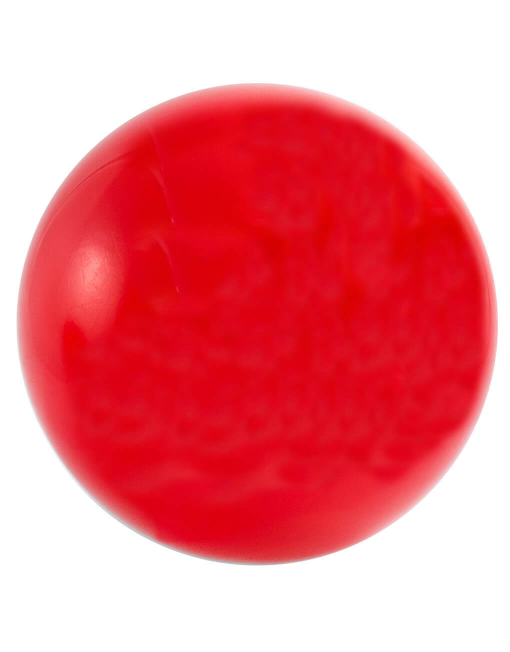
#> input picture source/red.jpg, 1020 x 1304 px, found by its file name (shown at 1/2 size)
$ python geometri.py
#> lines starting #> are read from the running program, lines starting #| are printed output that depends on the picture; after the words box and inside, x2 and y2 are one past the last pixel; in counts of white or black regions, pixels touching at a corner belong together
import cv2

img = cv2.imread("source/red.jpg")
#> img is the input picture: shape (1304, 1020, 3); mean B, G, R 138.1, 129.4, 238.6
original_height, original_width, channels = img.shape
#> original_height = 1304; original_width = 1020; channels = 3
scale = 0.5
new_height = int(original_height * scale)
#> new_height = 652
new_width = int(original_width * scale)
#> new_width = 510
img = cv2.resize(img, (new_width, new_height))
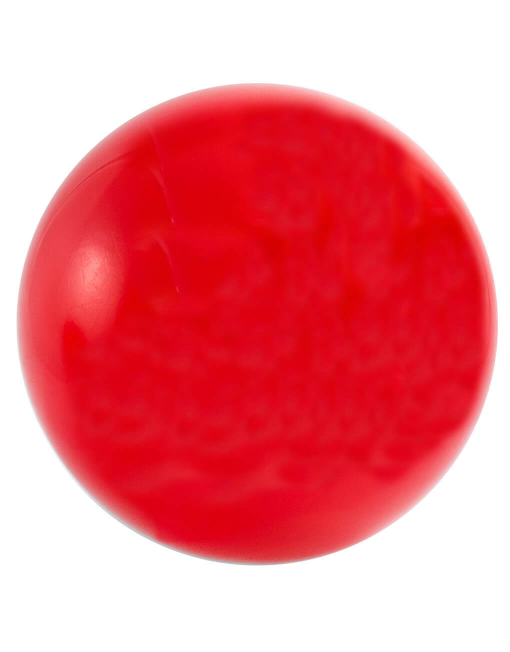
#> img: shape (652, 510, 3); mean B, G, R 138.1, 129.4, 238.6

## Contoh membuat sebuah bentuk di gambar
maniped = img.copy()
start_point = (50, 50)
end_point = (200, 200)
color = (0, 255, 0) # Green color in BGR
thickness = 3
## Draw rectangle on the image
# maniped = cv2.rectangle(maniped, start_point, end_point, color, thickness)
## Filled blue circle
maniped = cv2.circle(maniped, (300, 300), 50, (255, 0, 0), -1)
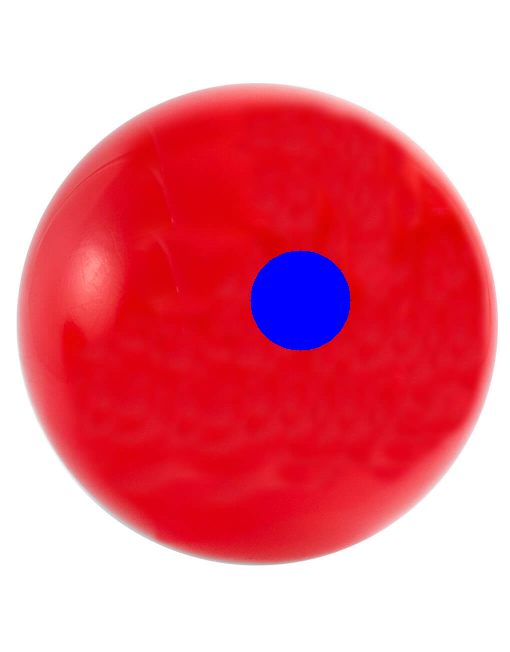
#> maniped: shape (652, 510, 3); 2.36% of pixels changed, all inside (x1, y1, x2, y2) = (250, 250, 351, 351)
## Filled hollow circle
# maniped = cv2.circle(maniped, (500, 300), 50, (0, 0, 255), 5)

cv2.imshow("Original Image", img)
cv2.imshow("Manipulated Image", maniped)
cv2.waitKey(0)
cv2.destroyAllWindows()

$ run again, with source/full.jpeg copied over source/red.jpg
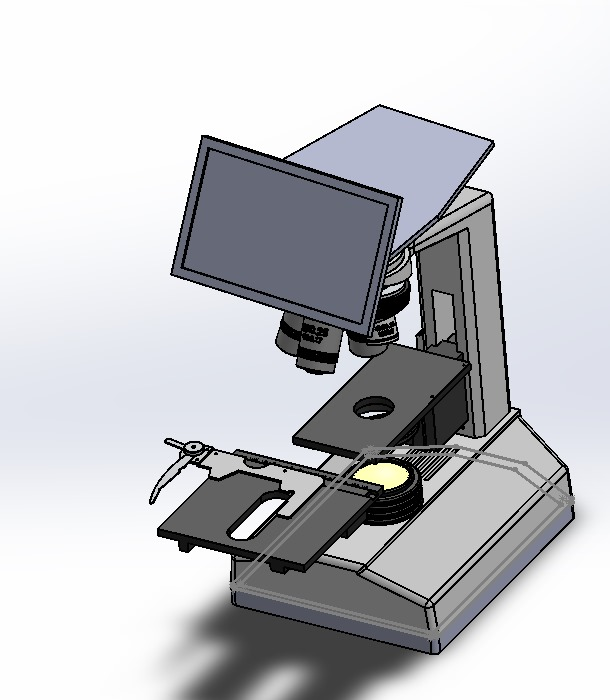
#> input picture source/full.jpeg, 610 x 700 px, found by its file name
#> img is the input picture: shape (700, 610, 3); mean B, G, R 198.4, 194.8, 193.8
#> `img = cv2.resize(img, (new_width, new_height))`:
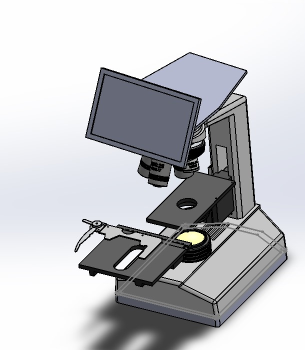
#> img: shape (350, 305, 3); mean B, G, R 198.4, 194.8, 193.9
#> `maniped = cv2.circle(maniped, (300, 300), 50, (255, 0, 0), -1)`:
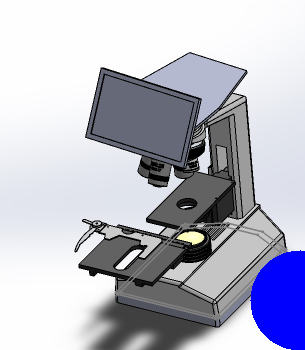
#> maniped: shape (350, 305, 3); 4.09% of pixels changed, all inside (x1, y1, x2, y2) = (250, 250, 305, 350)
